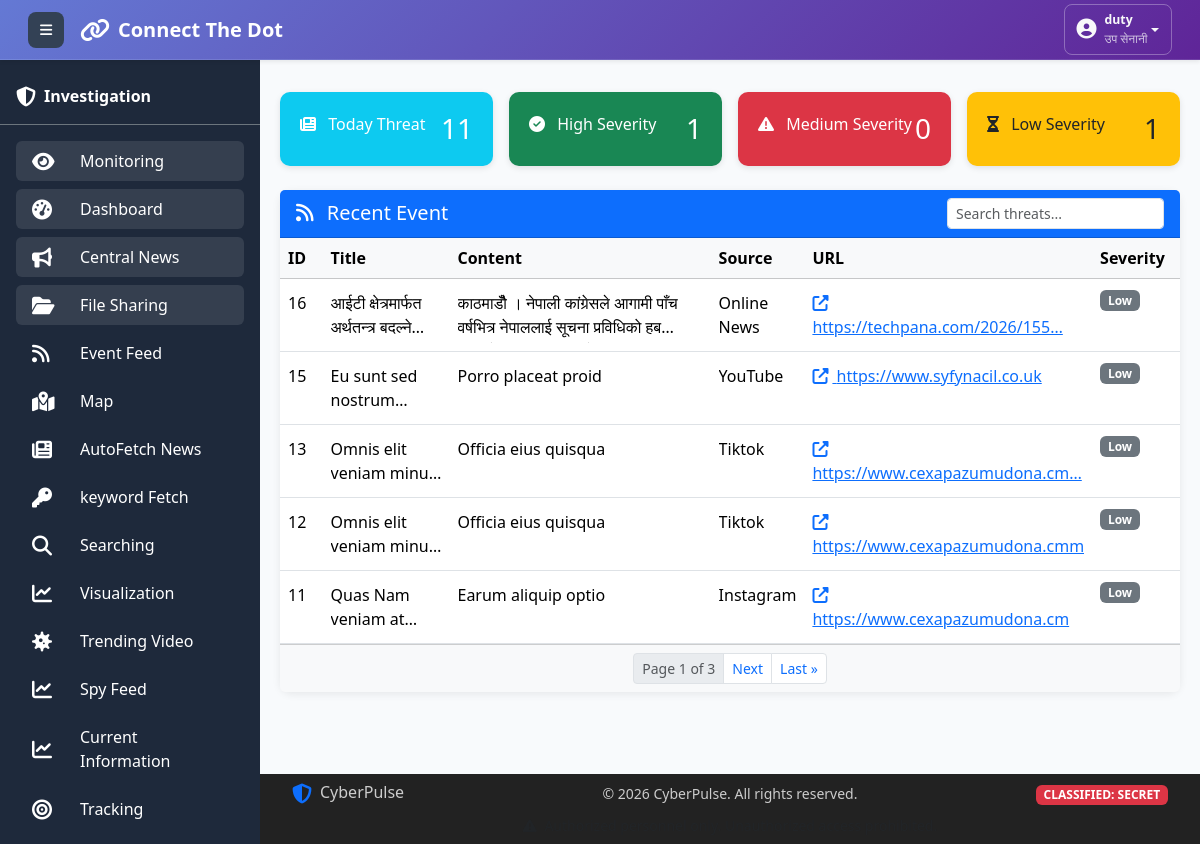
/newsfeed (signed in), run on the app's committed database.
### collect/models.py (models this page shows, shortened)
class User(AbstractUser):
    ROLE_CHOICES = [
        ('User', 'User'),
        ('CyberUser', 'CyberUser'),
        ('Admin', 'Admin'),
        ('SuperAdmin', 'SuperAdmin'),
    ]
    name = models.CharField(max_length=15, blank=True, null=True)
    email = models.EmailField(unique=True)
    phone = models.CharField(max_length=15, blank=True, null=True)
    unit = models.CharField(max_length=100, blank=True, null=True)
    role = models.CharField(
        max_length=20,
        choices=ROLE_CHOICES,
        default='User',
        help_text="User's functional role in the system"
    )
    rank = models.CharField(max_length=50, blank=True, null=True)
    social_media = models.BooleanField(
        default=False,
        help_text="Access to social media features"
    )
    created_at = models.DateTimeField(
        auto_now_add=True,
        help_text="Date when user was created"
    )
    updated_at = models.DateTimeField(
        auto_now=True,
        help_text="Date when user was last updated"
    )
    is_void = models.BooleanField(
        default=False,
    )

class ThreatAlert(models.Model):
    SEVERITY_CHOICES = [
        ('low', 'Low'),
        ('medium', 'Medium'),
        ('high', 'High'),
        ('critical', 'Critical'),
    ]
    PROVINCE_CHOICES = [
        ('koshi', 'Koshi'),
        ('madhesh', 'Madhesh'),
        ('bagmati', 'Bagmati'),
        ('gandaki', 'Gandaki'),
        ('lumbini', 'Lumbini'),
        ('karnali', 'Karnali'),
        ('sudurpaschim', 'Sudurpaschim'),
    ]
    title = models.CharField(max_length=300)
    image = models.ImageField(upload_to='threat_alerts/', blank=True, null=True)
    video = models.FileField(upload_to='threat_alerts/videos/', blank=True, null=True,
                           help_text="Upload video files")
    province = models.CharField(
        max_length=50,
        choices=PROVINCE_CHOICES,
        blank=True,
        null=True,
        help_text="Province where activity took place"
    )
    content = models.TextField()
    category = models.ForeignKey(
        'ThreatCategory',  # Reference the ThreatCategory model
        on_delete=models.SET_NULL,  # Prevent deletion if alerts exist
        related_name='alerts',
        help_text="Select threat category",
        null=True,  # Make nullable temporarily for migration
        blank=True  # Make blankable temporarily for migration
    )
    source = models.CharField(max_length=50, default='unknown')
    url = models.URLField(unique=True)
    severity = models.CharField(
        max_length=10,
        choices=SEVERITY_CHOICES,
        default='low'
    )
    timestamp = models.DateTimeField(auto_now_add=True)
    created_at = models.DateTimeField(auto_now_add=True)
    updated_at = models.DateTimeField(auto_now=True)
    created_by = models.ForeignKey(
        User,
        on_delete=models.SET_NULL,
        null=True,
        blank=True,
        related_name='created_alerts',
        help_text="User who created this alert"
    )
    likes_count = models.IntegerField(default=0)
    unlikes_count = models.IntegerField(default=0)
    users_liked = models.ManyToManyField(
        User,
        related_name='liked_alerts',
        blank=True,
        help_text="Users who liked this alert"
    )
    users_unliked = models.ManyToManyField(
        User,
        related_name='unliked_alerts',
        blank=True,
        help_text="Users who unliked this alert"
    )

### collect/decorators.py (the view)
    def wrapper(request, *args, **kwargs):
        if request.session.get("auth") == True:
            return view_func(request, *args, **kwargs)
        return redirect("/login")

### utils/permission.py (called while the page is built)
def check_access(request, url_name=None):
    if url_name:
        try:
            url_path = reverse(url_name)
        except:
            return False
    else:
        url_path = request.path
    for url_pattern, allowed_roles in URL_ACCESS_MAP.items():
        if url_path.startswith(url_pattern):
            if allowed_roles == []:
                return True
            user_role = request.session.get('user_role')
            if not user_role:
                return False  # No role = no access to protected pages
            return user_role in allowed_roles
    return True

### templates/dashboard.html (shortened to what this page needs)
{% extends "base.html" %}
{% block content %}
<div class="row g-3 mb-4">
  <div class="col-lg-3 col-md-6">
    <div class="info-box bg-info">
      <div class="d-flex justify-content-between align-items-start">
        <div><i class="fas fa-newspaper me-2"></i> Today Threat</div>
        <h3 class="mb-0">{{ total_threats }}</h3>
      </div>
    </div>
  </div>
  <div class="col-lg-3 col-md-6">
    <div class="info-box bg-success">
      <div class="d-flex justify-content-between align-items-start">
        <div><i class="fas fa-check-circle me-2"></i> High Severity</div>
        <h3 class="mb-0">{{ high_severity }}</h3>
      </div>
    </div>
  </div>
  <div class="col-lg-3 col-md-6">
    <div class="info-box bg-danger">
      <div class="d-flex justify-content-between align-items-start">
        <div><i class="fas fa-exclamation-triangle me-2"></i> Medium Severity</div>
        <h3 class="mb-0">{{ medium_severity }}</h3>
      </div>
    </div>
  </div>
  <div class="col-lg-3 col-md-6">
    <div class="info-box bg-warning text-dark">
      <div class="d-flex justify-content-between align-items-start">
        <div><i class="fas fa-hourglass-half me-2"></i> Low Severity</div>
        <h3 class="mb-0">{{ low_severity }}</h3>
      </div>
    </div>
  </div>
</div>
<div class="card border-0">
  <div class="card-header bg-primary text-white d-flex flex-column flex-md-row justify-content-md-between align-items-md-center gap-2">
    <h5 class="mb-0"><i class="fas fa-rss me-2"></i> Recent Event</h5>
    <div class="d-flex gap-2 w-25 w-md-auto">
      <input type="text" id="threatSearch" class="form-control form-control-sm" placeholder="Search threats...">
    </div>
  </div>
  <div class="card-body p-0">
    <div class="table-responsive">
      <table class="table table-hover mb-0" id="threatTable">
        <thead class="table-light">
          <tr>
            <th style="width: 5%;">ID</th>
            <th style="width: 15%;">Title</th>
            <th style="width: 35%;">Content</th>
            <th style="width: 10%;">Source</th>
            <th style="width: 25%;">URL</th>
            <th style="width: 10%;">Severity</th>
          </tr>
        </thead>
        <tbody>
          {% for threat in threats %}
          <tr>
            <td>
              <div class="expandable-cell"
                   data-full="{{ threat.id }}"
                   data-truncated="{{ threat.id }}">
                {{ threat.id }}
              </div>
            </td>
            <td>
              <div class="expandable-cell"
                   data-full="{{ threat.title }}"
                   data-truncated="{{ threat.title|truncatechars:30 }}">
                {{ threat.title|truncatechars:30 }}
              </div>
            </td>
            <td>
              <div class="expandable-cell"
                   data-full="{{ threat.content }}"
                   data-truncated="{{ threat.content|truncatewords:15 }}">
                {{ threat.content|truncatewords:15 }}
              </div>
            </td>
            <td>
              <div class="expandable-cell"
                   data-full="{{ threat.source }}"
                   data-truncated="{{ threat.source|truncatechars:20 }}">
                {{ threat.source|truncatechars:20 }}
              </div>
            </td>
            <td>
              {% if threat.url %}
                <a href="{{ threat.url }}" target="_blank" rel="noopener noreferrer" class="text-primary">
                  <div class="expandable-cell"
                       data-full="{{ threat.url }}"
                       data-truncated="{{ threat.url|truncatechars:30 }}">
                    <i class="fas fa-external-link-alt me-1"></i>
                    {{ threat.url|truncatechars:30 }}
                  </div>
                </a>
              {% else %}
                <span class="text-muted">—</span>
              {% endif %}
            </td>
            <td>
              {% if threat.severity == 'high' %}
                <span class="badge bg-danger">High</span>
              {% elif threat.severity == 'medium' %}
                <span class="badge bg-warning text-dark">Medium</span>
              {% else %}
                <span class="badge bg-secondary">Low</span>
              {% endif %}
            </td>
          </tr>
          {% empty %}
          <tr>
            <td colspan="6" class="text-center py-3">No threats found.</td>
          </tr>
          {% endfor %}
        </tbody>
      </table>
    </div>
    {% if threats.has_other_pages %}
      <div class="card-footer bg-light d-flex justify-content-center">
        <nav aria-label="Threat pagination">
          <ul class="pagination pagination-sm mb-0">
            <li class="page-item disabled">
              <span class="page-link">Page {{ threats.number }} of {{ threats.paginator.num_pages }}</span>
            </li>
            {% if threats.has_next %}
              <li class="page-item">
                <a class="page-link" href="?page={{ threats.next_page_number }}{% if request.GET.q %}&q={{ request.GET.q }}{% endif %}">Next</a>
              </li>
              <li class="page-item">
                <a class="page-link" href="?page={{ threats.paginator.num_pages }}{% if request.GET.q %}&q={{ request.GET.q }}{% endif %}">Last &raquo;</a>
              </li>
            {% endif %}
          </ul>
        </nav>
      </div>
    {% endif %}
  </div>
</div>
{% endblock %}

### templates/base.html (shortened to what this page needs)
<!DOCTYPE html>
<html lang="en">
<head>
  <link href="../static/css/bootstrap.min.css" rel="stylesheet">
  <link href="../static/css/all.min.css" rel="stylesheet">
</head>
<body>
<nav class="main-navbar navbar navbar-expand navbar-dark bg-gradient-primary px-3 py-2 shadow-sm">
  <div class="container-fluid">
    <div class="d-flex align-items-center">
      <button class="sidebar-toggle btn btn-light btn-sm me-3" id="sidebarToggle">
        <i class="fas fa-bars"></i>
      </button>
      <a class="navbar-brand d-flex align-items-center fw-bold text-white text-decoration-none" href="{% url 'dashboard' %}">
        <i class="fas fa-link me-2 fs-4"></i>
        <span class="fs-5">Connect The Dot</span>
      </a>
    </div>
    <div class="navbar-nav ms-auto">
      <div class="nav-item dropdown">
        <button class="btn btn-outline-light btn-sm dropdown-toggle d-flex align-items-center"
                type="button"
                id="userDropdown"
                data-bs-toggle="dropdown"
                aria-expanded="false">
          <div class="d-flex align-items-center">
            <div class="me-2">
              <i class="fas fa-user-circle fs-5"></i>
            </div>
            <div class="d-none d-md-block text-start">
              <div class="fw-semibold small">{{ request.session.user_username }}</div>
              <div class="x-small opacity-75">{{ request.session.user_rank }}</div>
            </div>
          </div>
        </button>
      </div>
    </div>
  </div>
</nav>
  <aside class="main-sidebar" id="mainSidebar">
    <div class="p-3 pt-4 border-bottom border-secondary">
      <div class="d-flex align-items-center">
        <i class="fas fa-shield-alt fa-lg"></i>
        <span class="sidebar-text ms-2 fw-bold">Investigation</span>
      </div>
    </div>
    {% include 'sidebar_menu.html' %}
  </aside>
  <main class="main-content">
    {% block content %}{% endblock %}
  </main>
  <footer class="fixed-footer">
    <div class="container h-100 d-flex flex-column justify-content-center">
      <div class="row align-items-center">
        <div class="col-md-4 mb-2 mb-md-0">
          <div class="d-flex align-items-center">
            <i class="fas fa-shield-alt fa-lg me-2 text-primary"></i>
            <span class="h6 mb-0">CyberPulse</span>
          </div>
        </div>
        <div class="col-md-4 text-center mb-2 mb-md-0">
          <small>&copy; <span id="current-year"></span> CyberPulse. All rights reserved.</small>
        </div>
        <div class="col-md-4 text-md-end">
          <span class="badge bg-danger small">CLASSIFIED: SECRET</span>
        </div>
      </div>
      <div class="row mt-2">
        <div class="col-12 text-center">
          <small class="text-muted">
            <i class="fas fa-exclamation-triangle me-1"></i>
          </small>
        </div>
      </div>
    </div>
  </footer>
</body>
</html>

### templates/base.html (style rules this page uses)
:root { --sidebar-width: 260px; --footer-height: 120px; }
body { margin: 0; background-color: #f8fafc; overflow-x: hidden; }
.main-navbar { position: fixed; top: 0; left: 0; right: 0; z-index: 1050; background: linear-gradient(135deg, #6479d4 0%, #5f2598 100%) !important; box-shadow: 0 4px 12px rgba(102, 126, 234, 0.3); height: 60px; }
.main-sidebar { position: fixed; top: 60px; left: 0; width: var(--sidebar-width); height: calc(100vh - 60px); background: #1e293b; color: white; z-index: 1000; overflow-y: auto; transition: transform 0.3s ease; }
.main-content { margin-left: var(--sidebar-width); margin-top: 48px; padding: 20px; padding-bottom: calc(var(--footer-height) + 20px); transition: margin-left 0.3s; max-height: calc(100vh - 60px); overflow-y: auto; }
.fixed-footer { position: fixed; bottom: 0; left: var(--sidebar-width); right: 0; height: 70px; background: #222; color: #ccc; z-index: 1040; padding: 0 20px; transition: left 0.3s; }
.sidebar-toggle { background: #334155; border: none; color: white; width: 40px; height: 40px; border-radius: 6px; display: flex; align-items: center; justify-content: center; margin-right: 15px; }
.sidebar-text { transition: opacity 0.2s; }
.info-box { border-radius: 10px; padding: 20px; color: white; box-shadow: 0 2px 6px rgba(0,0,0,0.1); margin-top: 24px; }
.card { border-radius: 12px; box-shadow: 0 2px 8px rgba(0,0,0,0.08); border: none; }
.main-navbar { background: linear-gradient(135deg, #1e3c72 0%, #2a5298 100%); min-height: 60px; border-bottom: 1px solid rgba(255, 255, 255, 0.1); }
.sidebar-toggle { width: 36px; height: 36px; border-radius: 8px; display: flex; align-items: center; justify-content: center; transition: all 0.3s ease; }
#userDropdown { border-radius: 8px; padding: 6px 12px; border: 1px solid rgba(255, 255, 255, 0.3); transition: all 0.3s ease; }
.x-small { font-size: 0.75rem; }

### templates/dashboard.html (style rules this page uses)
.expandable-cell { cursor: pointer; min-height: 30px; display: -webkit-box; -webkit-line-clamp: 2; -webkit-box-orient: vertical; overflow: hidden; text-overflow: ellipsis; position: relative; padding: 4px 0; line-clamp: 2; }

### data on the page
User: session.user_username "duty", session.user_rank "उप सेनानी"
ThreatAlert: id "16", title "आईटी क्षेत्रमार्फत अर्थतन्त्र बदल्ने…", content "काठमाडौँ । नेपाली कांग्रेसले आगामी पाँच वर्षभित्र नेपाललाई सूचना प्रविधिको…", source "Online News", url "https://techpana.com/2026/155…", severity "Low"
ThreatAlert: id "15", title "Eu sunt sed…", content "Porro placeat proid", source "YouTube", url "https://www.syfynacil.co.uk", severity "Low"
ThreatAlert: id "13", title "Omnis elit veniam…", content "Officia eius quisqua", source "Tiktok", url "https://www.cexapazumudona.cm…", severity "Low"
ThreatAlert: id "12", title "Omnis elit veniam…", content "Officia eius quisqua", source "Tiktok", url "https://www.cexapazumudona.cmm", severity "Low"
ThreatAlert: id "11", title "Quas Nam veniam…", content "Earum aliquip optio", source "Instagram", url "https://www.cexapazumudona.cm", severity "Low"

### other printed values
{{ total_threats }} "11"
{{ high_severity }} "1"
{{ medium_severity }} "0"
{{ low_severity }} "1"
{{ threats.number }} "1"
{{ threats.paginator.num_pages }} "3"
